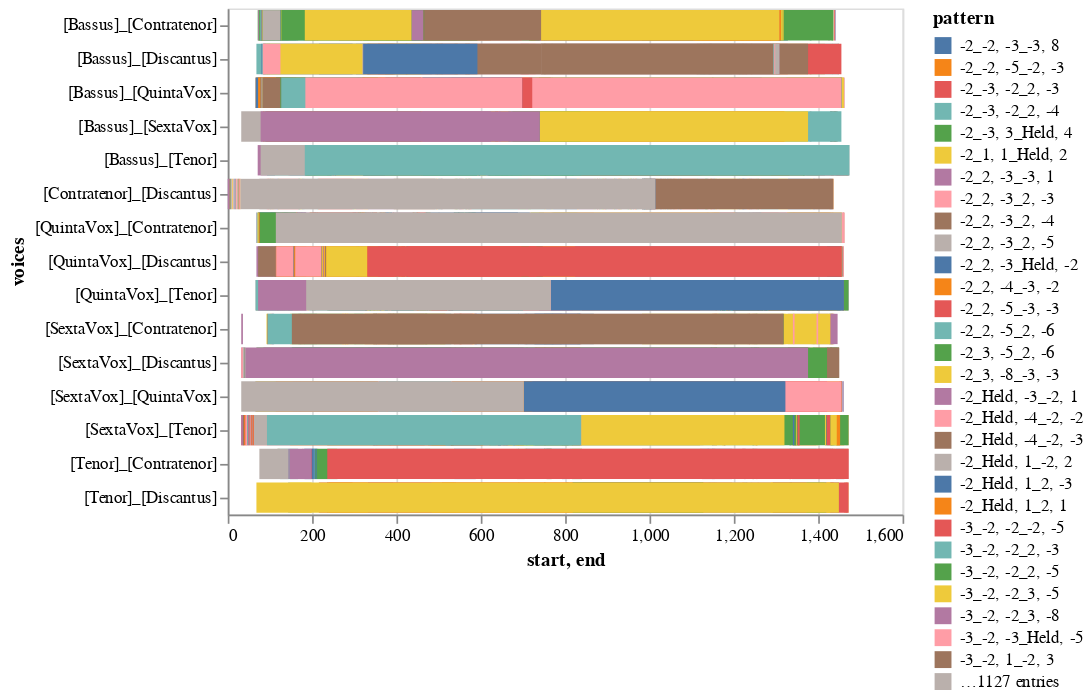

The code cell stored with this chart in its notebook:
### Code cell
viz.plot_ngrams_heatmap(h_ng)

### Figure 1 — Vega-Lite specification as saved in the notebook (floating-point values rounded to 4 significant figures; data arrays with more than 128 entries replaced by an {"elided": "..."} marker saying what was removed)
{"config": {"view": {"continuousWidth": 400, "continuousHeight": 300}}, "data": {"name": "data-2ba928d2ef00cfa01d75e928ba2fbd55"}, "mark": "bar", "encoding": {"color": {"type": "nominal", "field": "pattern"}, "x": {"type": "quantitative", "field": "start"}, "x2": {"field": "end"}, "y": {"type": "nominal", "field": "voices"}}, "$schema": "https://vega.github.io/schema/vega-lite/v4.8.1.json", "datasets": {"data-2ba928d2ef00cfa01d75e928ba2fbd55": {"elided": "1911 records"}}}
